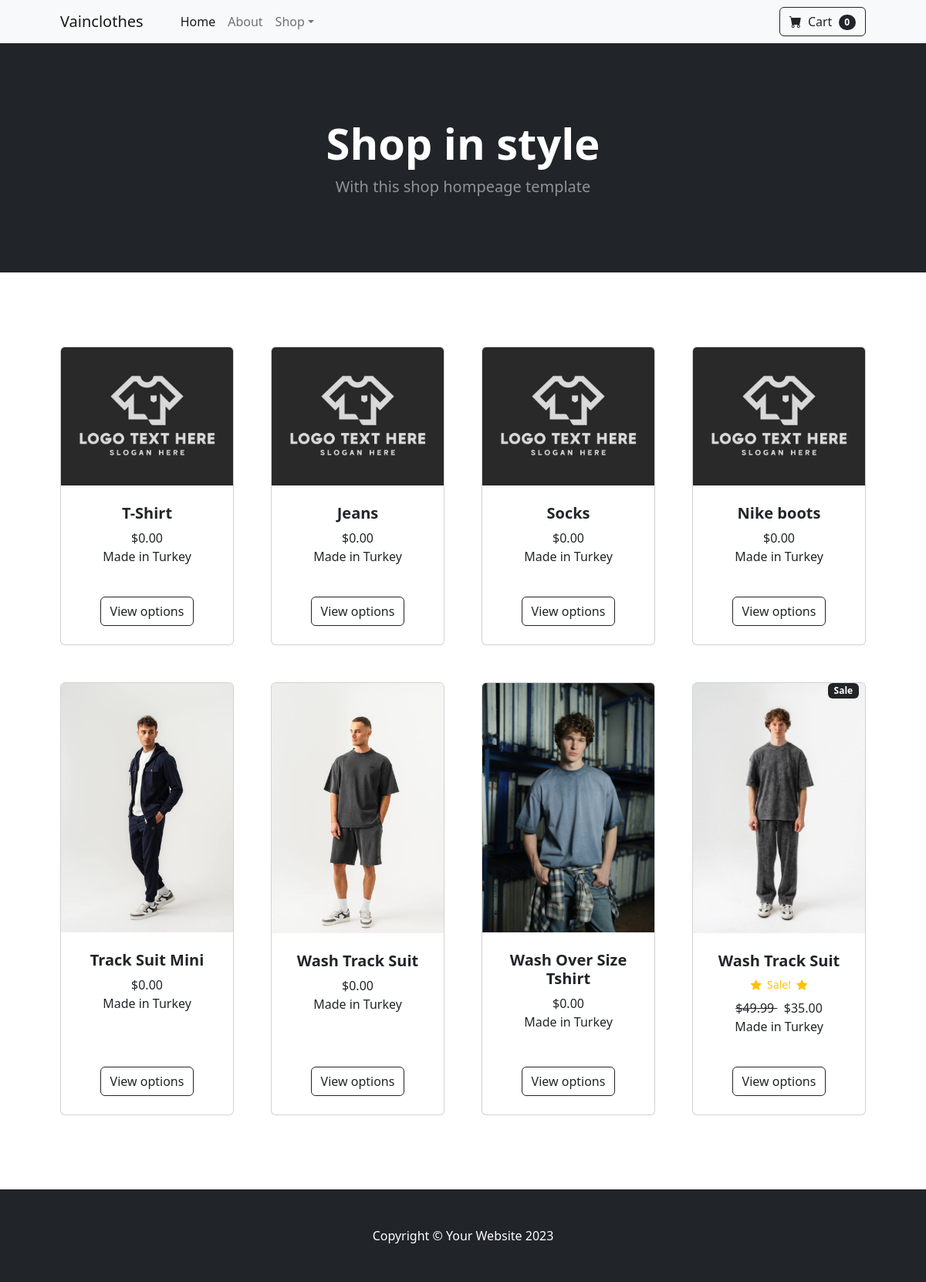
The app's page /vainclothes/home/, older data.
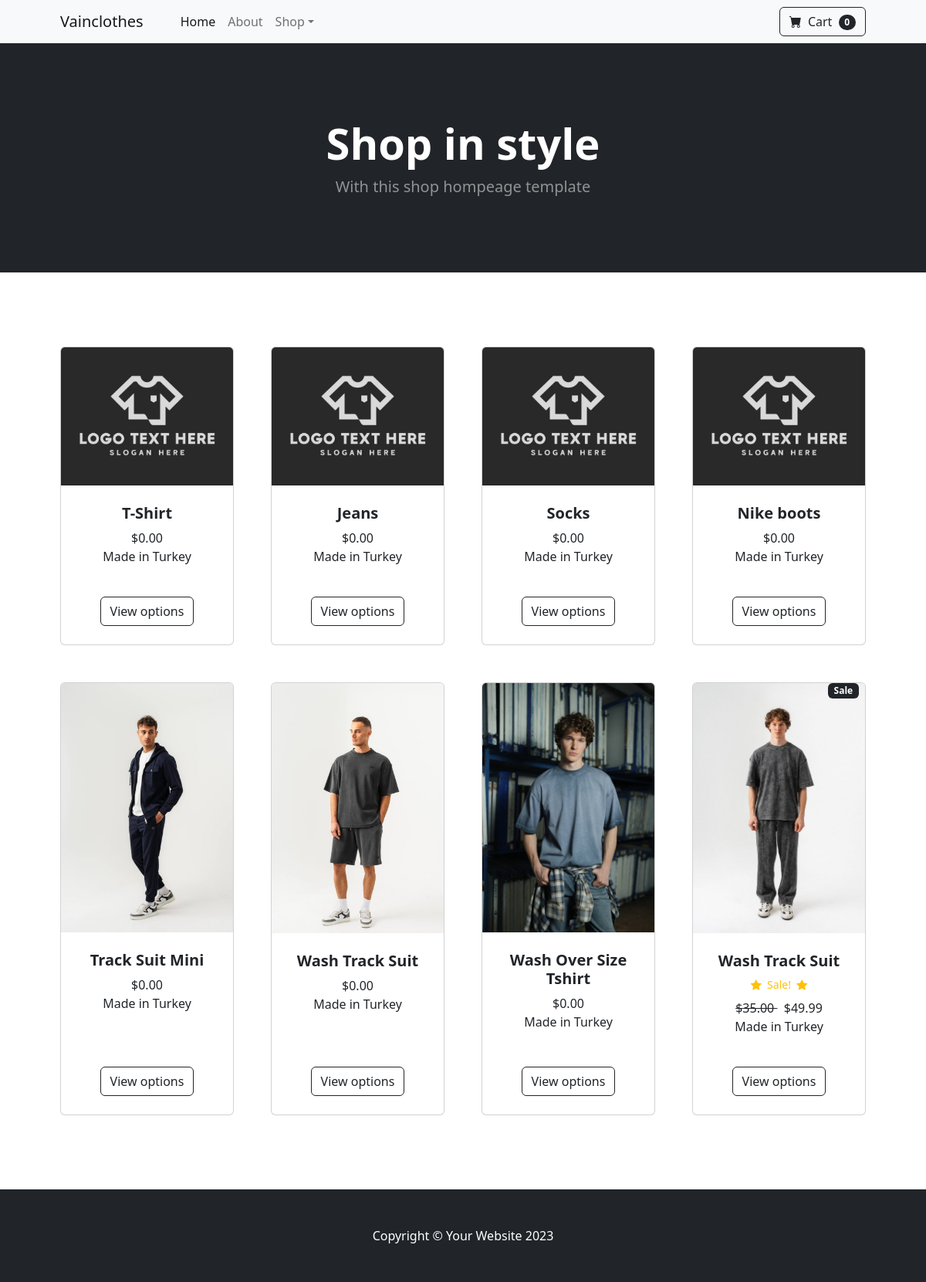
The same page, newer data.
### vainclothes/models.py (models this page shows, shortened)
class Product(models.Model):
    name = models.CharField(max_length=100)
    price = models.DecimalField(default=0, decimal_places=2, max_digits=6)
    category = models.ForeignKey(Category, on_delete=models.CASCADE, default=1)
    description = models.CharField(max_length=250, default="", blank=True, null=True)
    image = models.ImageField(upload_to='uploads/product/')
    is_sale = models.BooleanField(default=False)
    sale_price = models.DecimalField(default=0, decimal_places=2, max_digits=6)

### vainclothes/views.py (the view)
# urls.py: 2. Add a URL to urlpatterns:  path('', views.home, name='home')
def home(request):
    products = Product.objects.all()
    return render(request, 'home.html', {'products': products})

### vainclothescart/context_processors.py (called while the page is built)
def cart(request):
    return {'cart': Cart(request)}

### vainclothes/templates/home.html (shortened to what this page needs)
{% load static %}
<!DOCTYPE html>
<html lang="en">
    <head>
        <link href="https://cdn.jsdelivr.net/npm/bootstrap-icons@1.5.0/font/bootstrap-icons.css" rel="stylesheet" />
        <link href="{% static 'css/styles.css' %}" rel="stylesheet" />
    </head>
    <body>
        <nav class="navbar navbar-expand-lg navbar-light bg-light">
            <div class="container px-4 px-lg-5">
                <a class="navbar-brand" href="#!">Vainclothes</a>
                <div class="collapse navbar-collapse" id="navbarSupportedContent">
                    <ul class="navbar-nav me-auto mb-2 mb-lg-0 ms-lg-4">
                        <li class="nav-item"><a class="nav-link active" aria-current="page" href="#!">Home</a></li>
                        <li class="nav-item"><a class="nav-link" href="#!">About</a></li>
                        <li class="nav-item dropdown">
                            <a class="nav-link dropdown-toggle" id="navbarDropdown" href="#" role="button" data-bs-toggle="dropdown" aria-expanded="false">Shop</a>
                        </li>
                    </ul>
                    <form class="d-flex">
                        <button class="btn btn-outline-dark" type="submit">
                            <i class="bi-cart-fill me-1"></i>
                            Cart
                            <span class="badge bg-dark text-white ms-1 rounded-pill">0</span>
                        </button>
                    </form>
                </div>
            </div>
        </nav>
        <header class="bg-dark py-5">
            <div class="container px-4 px-lg-5 my-5">
                <div class="text-center text-white">
                    <h1 class="display-4 fw-bolder">Shop in style</h1>
                    <p class="lead fw-normal text-white-50 mb-0">With this shop hompeage template</p>
                </div>
            </div>
        </header>
        <section class="py-5">
            <div class="container px-4 px-lg-5 mt-5">
                <div class="row gx-4 gx-lg-5 row-cols-2 row-cols-md-3 row-cols-xl-4 justify-content-center">
                {% for product in products %}
                {% if product.is_sale %}
                    <div class="col mb-5">
                        <div class="card h-100">
                            <div class = "badge bg-dark
                                text-white position-absolute"
                                style="top: 0.5rm; right: 0.5rem">Sale</div>
                            <img class="card-img-top" src="{{ product.image.url }}" alt="..." />
                            <div class="card-body p-4">
                                <div class="text-center">
                                    <h5 class="fw-bolder">{{ product.name }}</h5>
                                    <div class="d-flex justify-content-center
                                                small text-warning mb-2">
                                        <div class="bi-star-fill"></div>
                                        &nbsp;&nbsp;Sale!&nbsp;&nbsp;
                                        <div class="bi-star-fill"></div>
                                    </div>
                                    <strike>
                                    ${{ product.sale_price }}
                                    </strike>
                                    &nbsp;
                                    ${{ product.price }}
                                    <p>Made in Turkey</p>
                                </div>
                            </div>
                            <div class="card-footer p-4 pt-0 border-top-0 bg-transparent">
                                <div class="text-center"><a class="btn btn-outline-dark mt-auto" href="#">View options</a></div>
                            </div>
                        </div>
                    </div>
                    {% else %}
                    <div class="col mb-5">
                        <div class="card h-100">
                            <img class="card-img-top" src="{{ product.image.url }}" alt="..." />
                            <div class="card-body p-4">
                                <div class="text-center">
                                    <h5 class="fw-bolder">{{ product.name }}</h5>
                                    ${{ product.sale_price }}
                                    <p>Made in Turkey</p>
                                </div>
                            </div>
                            <div class="card-footer p-4 pt-0 border-top-0 bg-transparent">
                                <div class="text-center"><a class="btn btn-outline-dark mt-auto" href="#">View options</a></div>
                            </div>
                        </div>
                    </div>
                {% endif %}
                {% endfor %}
                </div>
            </div>
        </section>
        <footer class="py-5 bg-dark">
            <div class="container"><p class="m-0 text-center text-white">Copyright &copy; Your Website 2023</p></div>
        </footer>
    </body>
</html>

Row changes from the older to the newer data that the page shows:
changed Product (number 8 of 8 on the later page): sale_price "49.99" → "35.00"; price "35.00" → "49.99"
